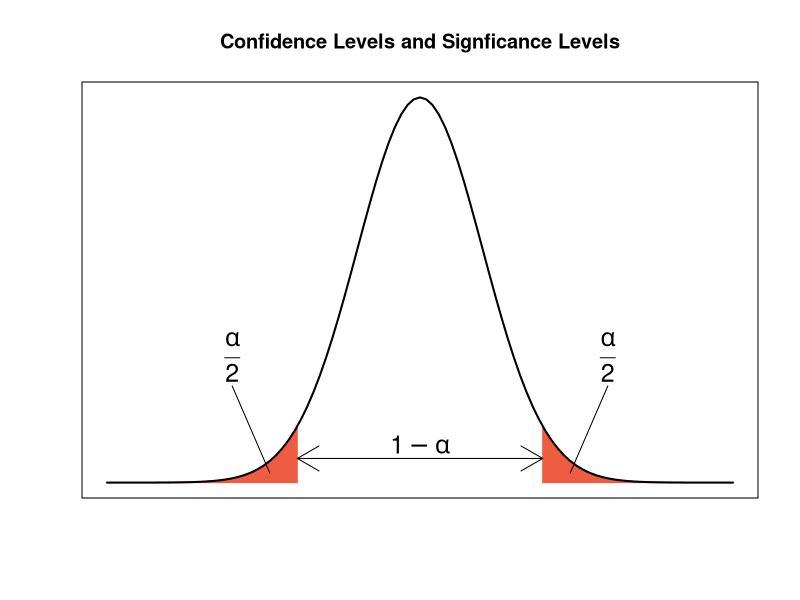
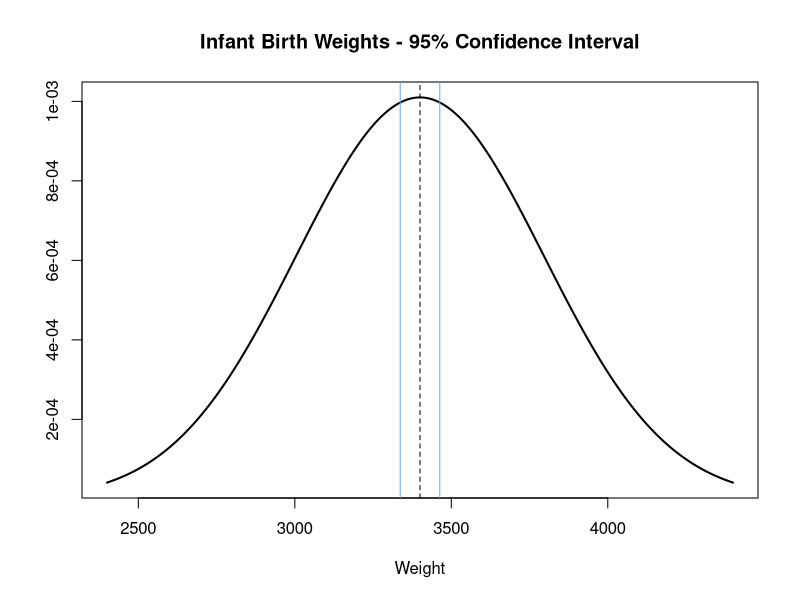
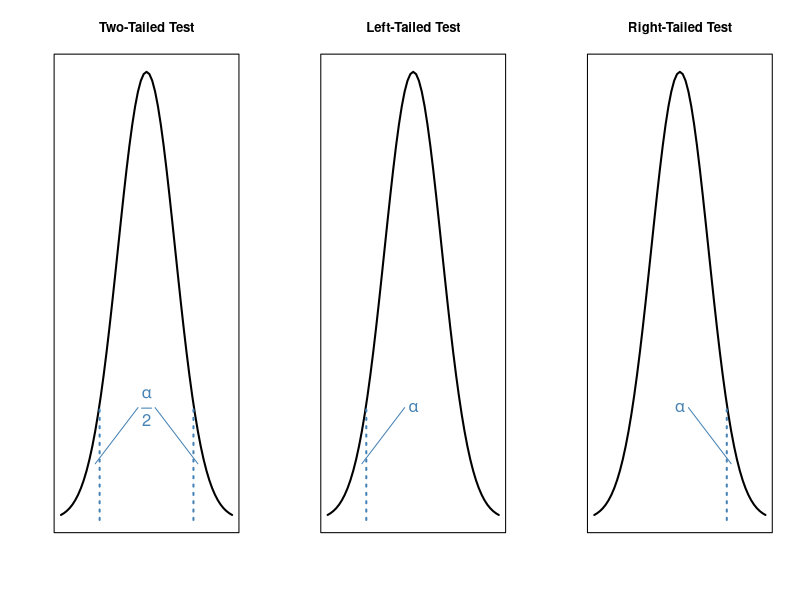
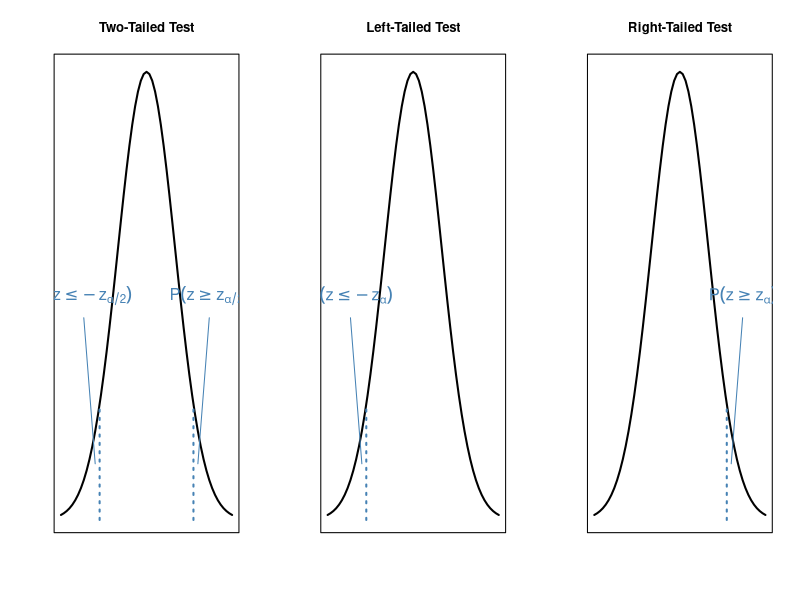

Source code (R) for these figures, in order:
# Draw a normal distribution plot.
x <- seq(-5, 5, by=0.1)
y <- dnorm(x)
plot(x, y, xaxt="n", yaxt="n", xlab="", ylab="", type="n",
     main="Confidence Levels and Signficance Levels")

# Shade 2.5% of the area under each tail.
polygon(c(-5, seq(-5, -1.96, by=0.01), -1.96),
        c(0, dnorm(seq(-5, -1.96, by=0.01)), 0),
        col="tomato2", border="tomato2")

polygon(c(1.96, seq(1.96, 5, by=0.01), 5),
        c(0, dnorm(seq(1.96, 5, by=0.01)), 0),
        col="tomato2", border="tomato2")

# Add the distribution curve.
lines(x, y, lwd=2)

# Add labels.
arrows(-1.96, 0.025, 1.96, 0.025, code=3)
text(0, 0.04, expression(1-alpha), adj=0.5, cex=1.5)

lines(c(-2.4, -3), c(0.01, 0.1))
text(-3, 0.13, expression(frac(alpha, 2)), adj=0.5, cex=1.5)

lines(c(2.4, 3), c(0.01, 0.1))
text(3, 0.13, expression(frac(alpha, 2)), adj=0.5, cex=1.5)


# Example: Confidence interval for infant birth weights.
z.critical <- qnorm(0.025, lower.tail=FALSE)
z.lower <- 3400 - z.critical * (395 / sqrt(150))
z.upper <- 3400 + z.critical * (395 / sqrt(150))

c(3400 - z.critical*(395/sqrt(150)),
  3400 + z.critical*(395/sqrt(150)))

# Visualize the infant birth weights example.
x <- seq(2400, 4400, by=1)
y <- dnorm(x, mean=3400, sd=395)
plot(x, y, type="l", lwd=2,
     main="Infant Birth Weights - 95% Confidence Interval", xlab="Weight", ylab="")

abline(v=3400, lty=2)
abline(v=z.lower, col="steelblue2")
abline(v=z.upper, col="steelblue2")


# Visualize three hypothesis testing scenarios.
par(mfrow=c(1, 3))

x <- seq(-3, 3, by=0.1)
y <- dnorm(x)

# Two-tailed test.
plot(x, y, type="l", main="Two-Tailed Test", xaxt="n", yaxt="n", xlab="", ylab="", lwd=2)
lines(c(qnorm(0.05), qnorm(0.05)), c(0, 0.1), lty=3, col="steelblue", lwd=2)
lines(c(qnorm(0.05, lower.tail=FALSE), qnorm(0.05, lower.tail=FALSE)), c(0, 0.1),
      lty=3, col="steelblue", lwd=2)

text(0, 0.1, expression(frac(alpha, 2)), col="steelblue", cex=1.5)
lines(c(-1.8, -0.3), c(0.05, 0.1), col="steelblue")
lines(c(1.8, 0.3), c(0.05, 0.1), col="steelblue")

# Left-tailed test.
plot(x, y, type="l", main="Left-Tailed Test", xaxt="n", yaxt="n", xlab="", ylab="", lwd=2)
lines(c(qnorm(0.05), qnorm(0.05)), c(0, 0.1), lty=3, col="steelblue", lwd=2)

text(0, 0.1, expression(alpha), col="steelblue", cex=1.5)
lines(c(-1.8, -0.3), c(0.05, 0.1), col="steelblue")

# Right-tailed test.
plot(x, y, type="l", main="Right-Tailed Test", xaxt="n", yaxt="n", xlab="", ylab="", lwd=2)
lines(c(qnorm(0.05, lower.tail=FALSE), qnorm(0.05, lower.tail=FALSE)), c(0, 0.1),
      lty=3, col="steelblue", lwd=2)

text(0, 0.1, expression(alpha), col="steelblue", cex=1.5)
lines(c(1.8, 0.3), c(0.05, 0.1), col="steelblue")


####
# Examples
####

# Example 1: Infant birth weights.
critical.z <- qnorm(0.05, lower.tail=TRUE)
print(critical.z)

test.z <- (3325 - 3400) / (395 / sqrt(150))
print(test.z)

# Example 2: Fluoride levels in water.
critical.z <- qnorm(0.025, lower.tail=FALSE)
print(critical.z)

test.z <- (0.8 - 0.7) / (0.4 / sqrt(40))
print(test.z)

####
# p-values
####

# Example 1.
pnorm(-2.33, lower.tail=TRUE)

# Example 2.
pnorm(-1.58, lower.tail=TRUE) + pnorm(1.58, lower.tail=FALSE)

# Add p-values to visualization of tailed tests.
# Two-tailed test.
plot(x, y, type="l", main="Two-Tailed Test", xaxt="n", yaxt="n", xlab="", ylab="", lwd=2)
lines(c(qnorm(0.05), qnorm(0.05)), c(0, 0.1), lty=3, col="steelblue", lwd=2)
lines(c(qnorm(0.05, lower.tail=FALSE), qnorm(0.05, lower.tail=FALSE)), c(0, 0.1),
      lty=3, col="steelblue", lwd=2)

text(-2.2, 0.2, expression(P(z <= -z[alpha/2])), col="steelblue", cex=1.5)
text(2.2, 0.2, expression(P(z >= z[alpha/2])), col="steelblue", cex=1.5)
lines(c(-1.8, -2.2), c(0.05, 0.18), col="steelblue")
lines(c(1.8, 2.2), c(0.05, 0.18), col="steelblue")

# Left-tailed test.
plot(x, y, type="l", main="Left-Tailed Test", xaxt="n", yaxt="n", xlab="", ylab="", lwd=2)
lines(c(qnorm(0.05), qnorm(0.05)), c(0, 0.1), lty=3, col="steelblue", lwd=2)

text(-2.2, 0.2, expression(P(z <= -z[alpha])), col="steelblue", cex=1.5)
lines(c(-1.8, -2.2), c(0.05, 0.18), col="steelblue")

# Right-tailed test.
plot(x, y, type="l", main="Right-Tailed Test", xaxt="n", yaxt="n", xlab="", ylab="", lwd=2)
lines(c(qnorm(0.05, lower.tail=FALSE), qnorm(0.05, lower.tail=FALSE)), c(0, 0.1),
      lty=3, col="steelblue", lwd=2)

text(2.2, 0.2, expression(P(z >= z[alpha])), col="steelblue", cex=1.5)
lines(c(1.8, 2.2), c(0.05, 0.18), col="steelblue")
